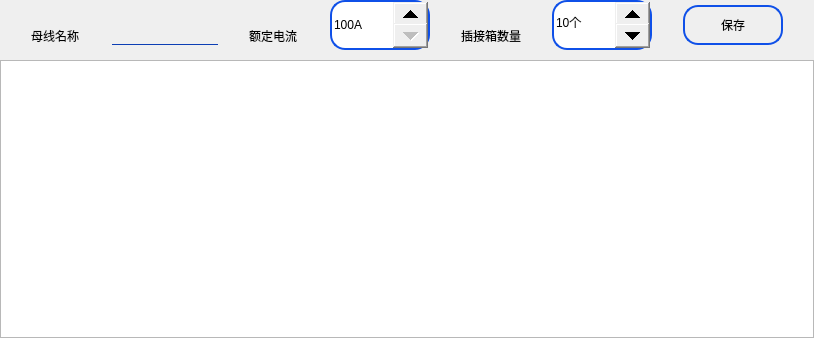
<?xml version="1.0" encoding="UTF-8"?>
<ui version="4.0">
 <class>SetNamesWid</class>
 <widget class="QWidget" name="SetNamesWid">
  <property name="geometry">
   <rect>
    <x>0</x>
    <y>0</y>
    <width>814</width>
    <height>338</height>
   </rect>
  </property>
  <property name="windowTitle">
   <string>Form</string>
  </property>
  <layout class="QVBoxLayout" name="verticalLayout">
   <property name="spacing">
    <number>0</number>
   </property>
   <property name="leftMargin">
    <number>0</number>
   </property>
   <property name="topMargin">
    <number>0</number>
   </property>
   <property name="rightMargin">
    <number>0</number>
   </property>
   <property name="bottomMargin">
    <number>0</number>
   </property>
   <item>
    <layout class="QHBoxLayout" name="horizontalLayout">
     <property name="spacing">
      <number>0</number>
     </property>
     <property name="bottomMargin">
      <number>10</number>
     </property>
     <item>
      <widget class="QLabel" name="label">
       <property name="sizePolicy">
        <sizepolicy hsizetype="Fixed" vsizetype="Fixed">
         <horstretch>0</horstretch>
         <verstretch>0</verstretch>
        </sizepolicy>
       </property>
       <property name="minimumSize">
        <size>
         <width>50</width>
         <height>40</height>
        </size>
       </property>
       <property name="styleSheet">
        <string notr="true">border:none;</string>
       </property>
       <property name="text">
        <string>母线名称</string>
       </property>
       <property name="alignment">
        <set>Qt::AlignBottom|Qt::AlignLeading|Qt::AlignLeft</set>
       </property>
      </widget>
     </item>
     <item>
      <widget class="QLineEdit" name="nameEdit">
       <property name="sizePolicy">
        <sizepolicy hsizetype="Fixed" vsizetype="Fixed">
         <horstretch>0</horstretch>
         <verstretch>0</verstretch>
        </sizepolicy>
       </property>
       <property name="minimumSize">
        <size>
         <width>50</width>
         <height>40</height>
        </size>
       </property>
       <property name="styleSheet">
        <string notr="true">QLineEdit{
	border-left:none;
	border-right:none;
	border-top: none;
	border-bottom:1px solid rgb(12,62,180);
	background-color: transparent;
}</string>
       </property>
       <property name="alignment">
        <set>Qt::AlignBottom|Qt::AlignLeading|Qt::AlignLeft</set>
       </property>
      </widget>
     </item>
     <item>
      <widget class="QLabel" name="label_2">
       <property name="sizePolicy">
        <sizepolicy hsizetype="Fixed" vsizetype="Fixed">
         <horstretch>0</horstretch>
         <verstretch>0</verstretch>
        </sizepolicy>
       </property>
       <property name="minimumSize">
        <size>
         <width>50</width>
         <height>40</height>
        </size>
       </property>
       <property name="styleSheet">
        <string notr="true">border:none;</string>
       </property>
       <property name="text">
        <string>额定电流</string>
       </property>
       <property name="alignment">
        <set>Qt::AlignBottom|Qt::AlignLeading|Qt::AlignLeft</set>
       </property>
      </widget>
     </item>
     <item>
      <widget class="QSpinBox" name="rateCurSpin">
       <property name="sizePolicy">
        <sizepolicy hsizetype="Fixed" vsizetype="Fixed">
         <horstretch>0</horstretch>
         <verstretch>0</verstretch>
        </sizepolicy>
       </property>
       <property name="minimumSize">
        <size>
         <width>60</width>
         <height>50</height>
        </size>
       </property>
       <property name="maximumSize">
        <size>
         <width>100</width>
         <height>50</height>
        </size>
       </property>
       <property name="styleSheet">
        <string notr="true">QSpinBox::up-button
{
	width: 35px;
	height: 25px;
}

QSpinBox::down-button
{
	width: 35px;
	height: 25px;
}
QSpinBox{
border:2px solid rgb(15,80,232);
border-radius:15px
}</string>
       </property>
       <property name="suffix">
        <string>A</string>
       </property>
       <property name="prefix">
        <string/>
       </property>
       <property name="minimum">
        <number>100</number>
       </property>
       <property name="maximum">
        <number>600</number>
       </property>
       <property name="singleStep">
        <number>10</number>
       </property>
      </widget>
     </item>
     <item>
      <widget class="QLabel" name="label_3">
       <property name="sizePolicy">
        <sizepolicy hsizetype="Fixed" vsizetype="Fixed">
         <horstretch>0</horstretch>
         <verstretch>0</verstretch>
        </sizepolicy>
       </property>
       <property name="minimumSize">
        <size>
         <width>50</width>
         <height>40</height>
        </size>
       </property>
       <property name="styleSheet">
        <string notr="true">border:none;</string>
       </property>
       <property name="text">
        <string>插接箱数量</string>
       </property>
       <property name="alignment">
        <set>Qt::AlignBottom|Qt::AlignLeading|Qt::AlignLeft</set>
       </property>
      </widget>
     </item>
     <item>
      <widget class="QSpinBox" name="boxNumSpin">
       <property name="sizePolicy">
        <sizepolicy hsizetype="Fixed" vsizetype="Fixed">
         <horstretch>0</horstretch>
         <verstretch>0</verstretch>
        </sizepolicy>
       </property>
       <property name="minimumSize">
        <size>
         <width>60</width>
         <height>50</height>
        </size>
       </property>
       <property name="maximumSize">
        <size>
         <width>100</width>
         <height>50</height>
        </size>
       </property>
       <property name="styleSheet">
        <string notr="true">QSpinBox::up-button
{
	width: 35px;
	height: 25px;
}

QSpinBox::down-button
{
	width: 35px;
	height: 25px;
}
QSpinBox{
	border:2px solid rgb(15,80,232);
	border-radius:15px;
}</string>
       </property>
       <property name="suffix">
        <string>个</string>
       </property>
       <property name="prefix">
        <string/>
       </property>
       <property name="minimum">
        <number>0</number>
       </property>
       <property name="maximum">
        <number>18</number>
       </property>
       <property name="singleStep">
        <number>1</number>
       </property>
       <property name="value">
        <number>10</number>
       </property>
      </widget>
     </item>
     <item>
      <widget class="QPushButton" name="saveBtn">
       <property name="sizePolicy">
        <sizepolicy hsizetype="Fixed" vsizetype="Fixed">
         <horstretch>0</horstretch>
         <verstretch>0</verstretch>
        </sizepolicy>
       </property>
       <property name="minimumSize">
        <size>
         <width>40</width>
         <height>40</height>
        </size>
       </property>
       <property name="maximumSize">
        <size>
         <width>100</width>
         <height>40</height>
        </size>
       </property>
       <property name="styleSheet">
        <string notr="true">QPushButton{
border:2px solid rgb(15,80,232);
border-radius:15px
}</string>
       </property>
       <property name="text">
        <string>保存</string>
       </property>
      </widget>
     </item>
    </layout>
   </item>
   <item>
    <widget class="QTableWidget" name="tableWidget"/>
   </item>
  </layout>
 </widget>
 <resources/>
 <connections/>
</ui>
